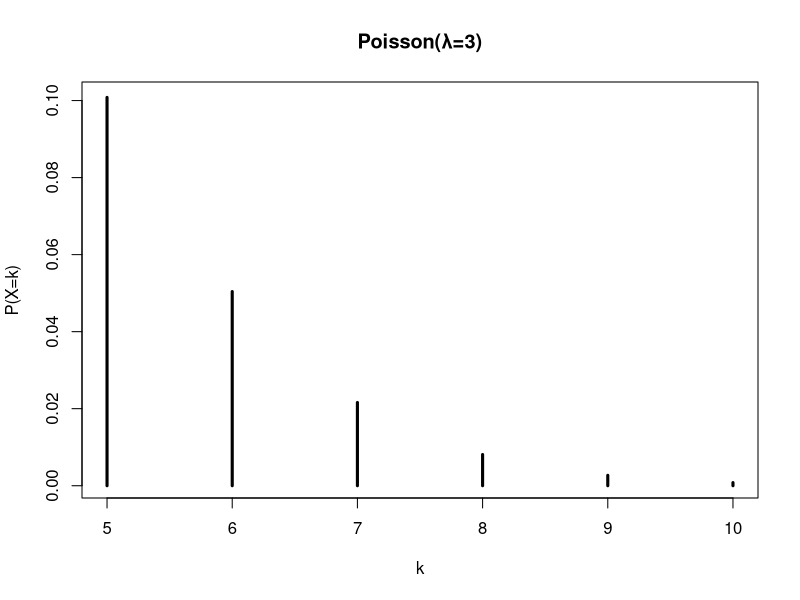
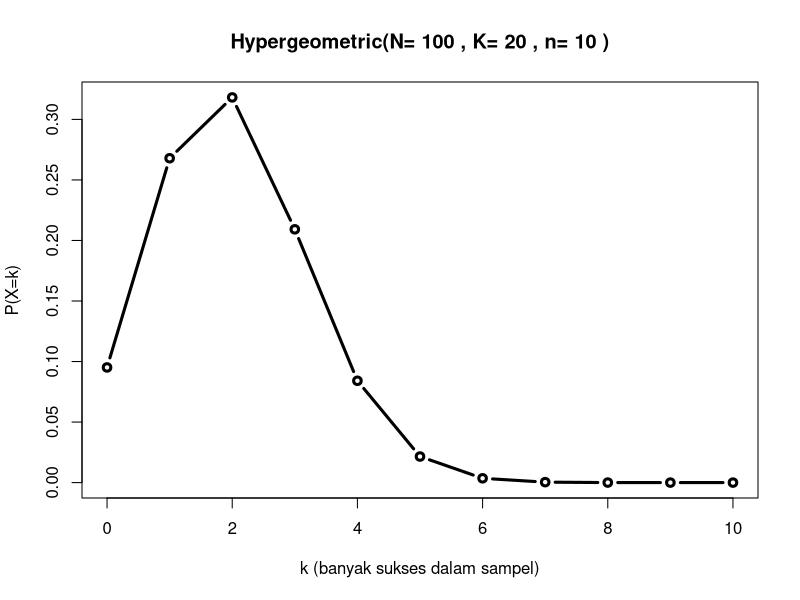
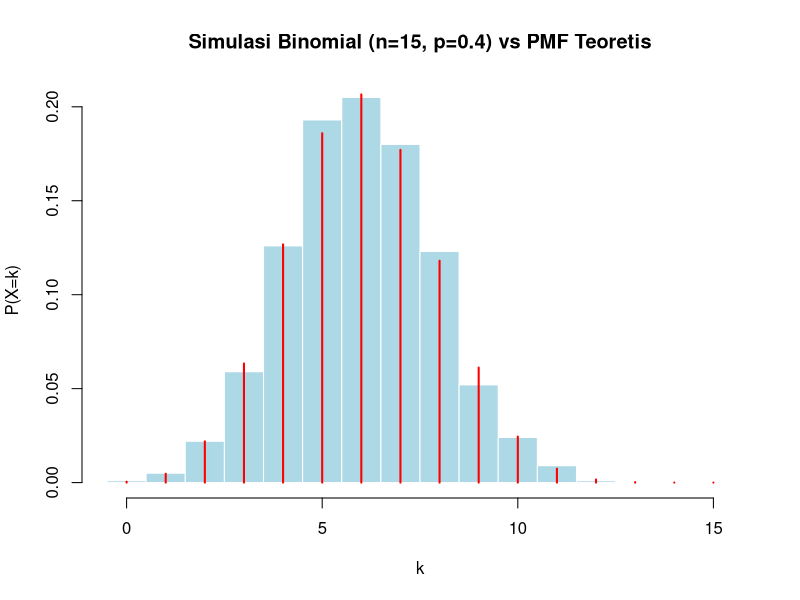

Here is the R script that generated these plots, in order:
#1 
lambda <- 3
x <- 5:10
pmf <- dpois(x, lambda)
plot(x, pmf, type='h', lwd=3, main='Poisson(λ=3)', xlab='k', ylab='P(X=k)')

#2
N <- 100
K <- 20
n <- 10

# Domain k
k <- seq(from = max(0, n + K - N), to = min(n, K))

# PMF: P(X = k)
pmf <- dhyper(k, m = K, n = N - K, k = n)
data.frame(k = k, P = pmf)

plot(k, pmf, type = "b", lwd = 3,
     main = paste("Hypergeometric(N=",N,", K=",K,", n=",n,")"),
     xlab = "k (banyak sukses dalam sampel)", ylab = "P(X=k)")

#3
n <- 15
p <- 0.4
k <- 0:n

# PMF Teoretis & Simulasi
pmf <- dbinom(k, size = n, prob = p)

set.seed(123)
simulasi <- rbinom(1000, size = n, prob = p)

# Histogram Hasil Simulasi
hist(simulasi, 
     breaks = (0:(n + 1)) - 0.5, 
     freq = FALSE, 
     col = "lightblue", 
     border = "white",
     main = "Simulasi Binomial (n=15, p=0.4) vs PMF Teoretis",
     xlab = "k", 
     ylab = "P(X=k)")

# Garis PMF Teoretis
lines(k, pmf, type = "h", col = "red", lwd = 2)
